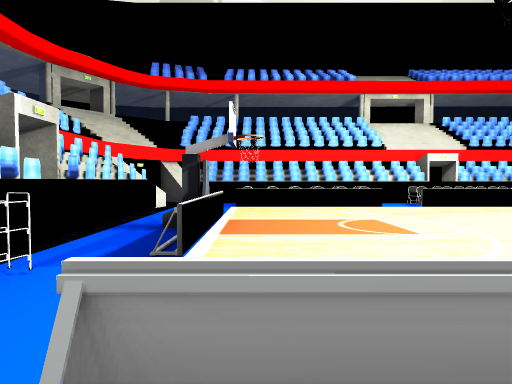
View 1 (above)

16 first-person views from a walk through a 3-D level made in the Unity game engine. The camera is 1.5 m above the floor, tilts 2° down and sees 75° across. The floor is counted in squares, 2 m on a side. Each view is taken from the middle of a square. On the plan, view 1 faces up. The plan holds only what a view shows up to about 11 squares ahead; the rest is blank. The place goes on beyond the plan. The player character is not drawn. Some surface patterns are stand-ins.

View 2
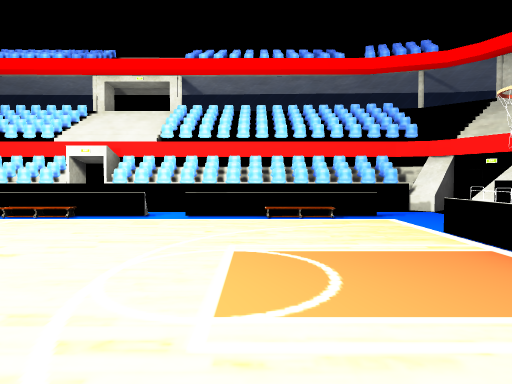

View 3
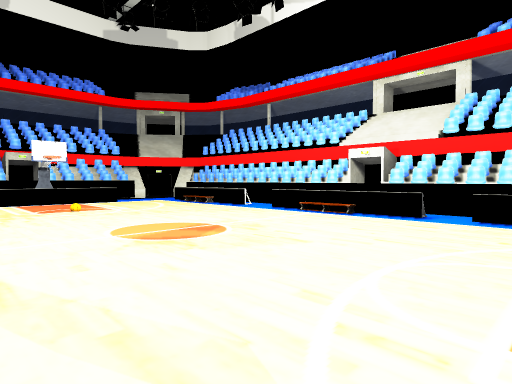

View 4
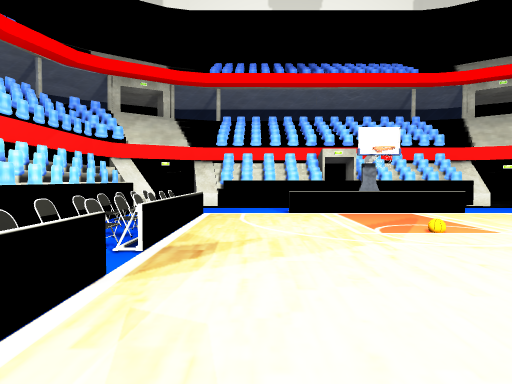

View 5
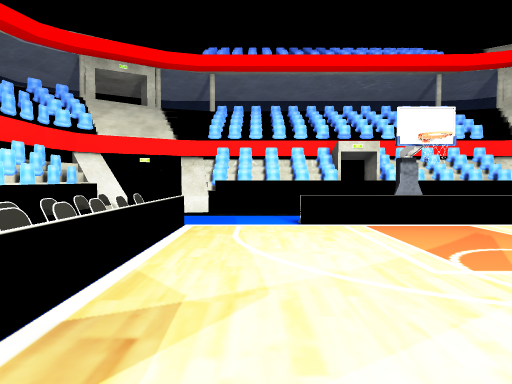

View 6
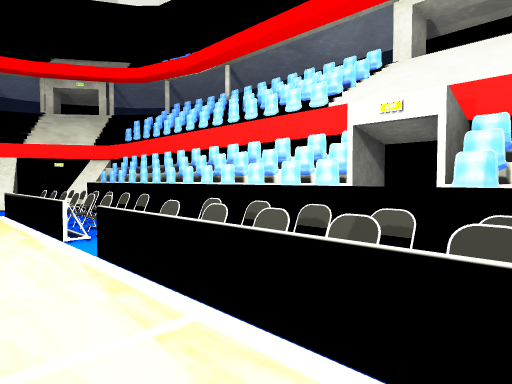

View 7
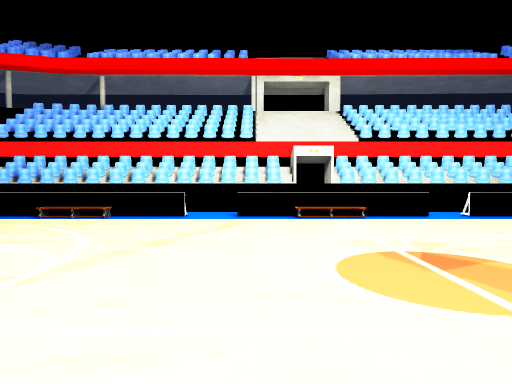

View 8
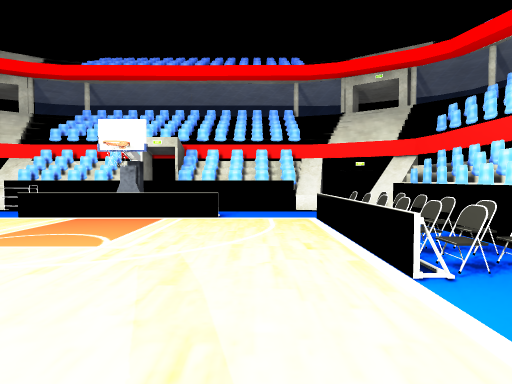

View 9
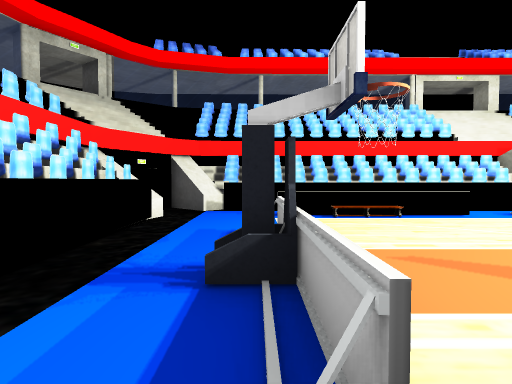

View 10
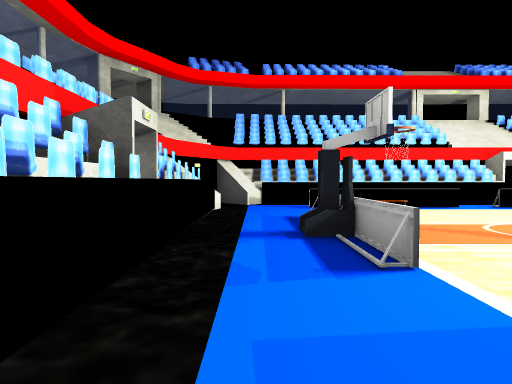

View 11
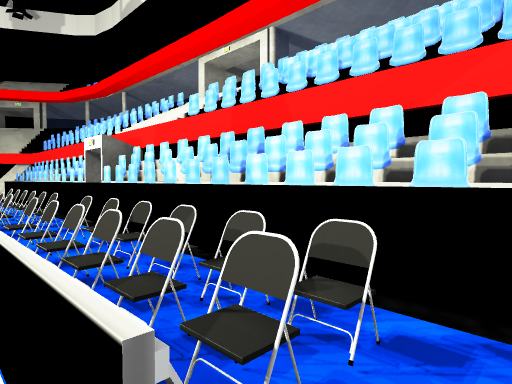

View 12
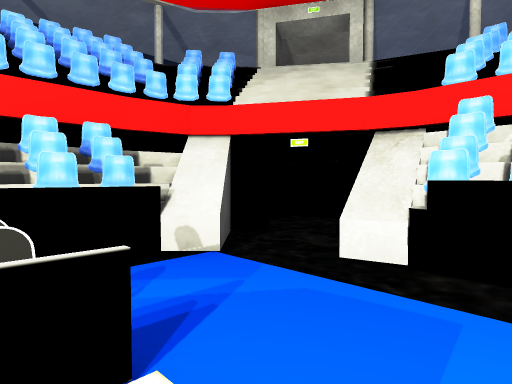

View 13
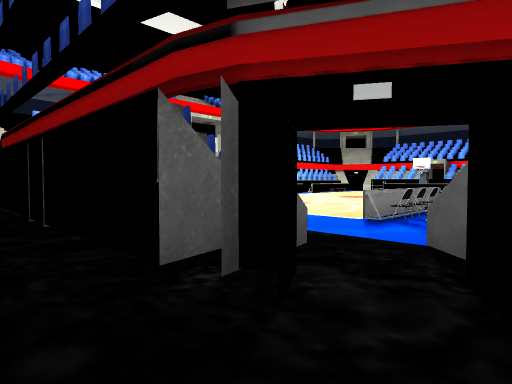

View 14
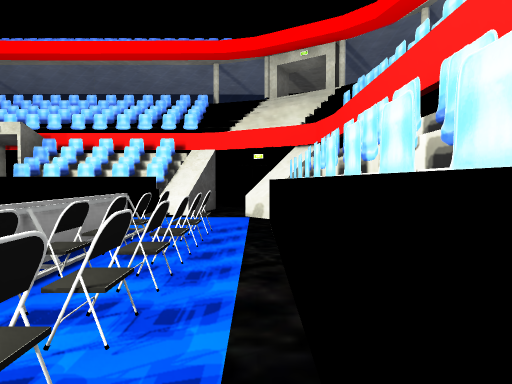

View 15
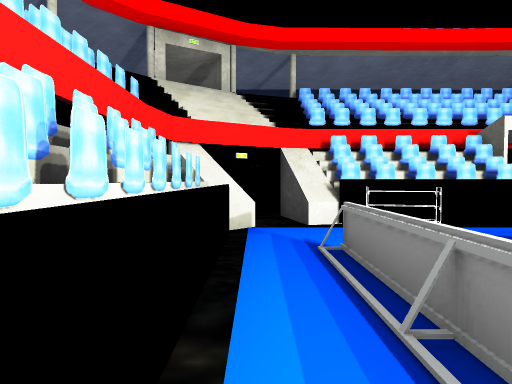

View 16
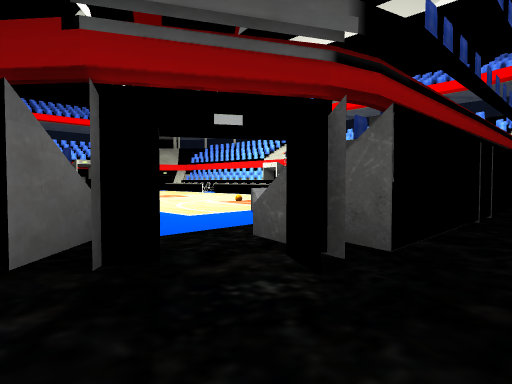

### Floor plan
Key: @ floor where view 1 was taken; # wall or solid block; x gap in a wall; . floor; = window, fence, low wall or low ledge; ^ raised ledge; O other object.
Columns run from 4 left of view 1 to 19 right of it. Each row starts with its distance up from view 1.
 13           ^
 12 O OOOOOOOOOOOOOOOOOO#O .
 11 ##^................^...
 10 #...OOOO.OOOO.OOOO...#.
  9 #O..====.==.=.====..OO
  8 #O..................OO
  7 #O.=..............=.OO
  6 #O.=..............O.OO
  5 #O.O..............O.OO
  4  O.=..............=.OO
  3  O.=................OO
  2 #OO.................OO
  1 ##..====.====.====..^x
  0 O#^.@....   ..    .^#O.
 -1 O#OOOOOOOOOOOOOOOOOO#O.
 -2           ##        #. .

Where each view was taken, in squares from view 1:
view 1: 0 up, 0 right, facing up
view 2: 8 up, 2 right, facing down
view 3: 8 up, 2 right, facing down-right
view 4: 8 up, 6 right, facing right
view 5: 8 up, 8 right, facing right
view 6: 8 up, 8 right, facing up-left
view 7: 8 up, 8 right, facing down
view 8: 8 up, 6 right, facing left
view 9: 8 up, 14 right, facing down
view 10: 10 up, 15 right, facing down
view 11: 9 up, 14 right, facing up-left
view 12: 8 up, 13 right, facing up-right
view 13: 12 up, 19 right, facing down-left
view 14: 11 up, 4 right, facing left
view 15: 0 up, 3 right, facing left
view 16: 2 down, 19 right, facing up-left
